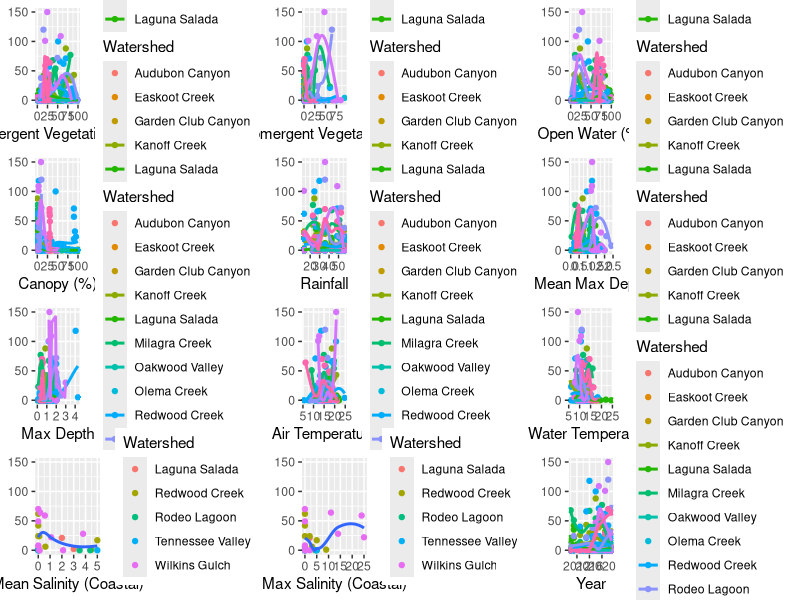

Here is the R script that generated this plot:
# plots of covariate raw data between years
library(ggplot2)
library(tidyverse)
library(cowplot)

setwd(here::here("code"))
between_year_data <- read_csv(here::here("data", "between_year_data.csv"))


#### mean_percent_emerg ####
# emergent vegetation vs. egg masses
emergent_plot <- between_year_data %>% 
  ggplot(aes(x=mean_percent_emerg, y=num_egg_masses, color=Watershed)) +
  geom_point() +
  geom_smooth(se=FALSE) +
  xlab("Emergent Vegetation (%)") +
  ylab(NULL) +
  ylim(0,150)

# emergent vs. time
emergent_BRD_plot <- between_year_data %>% 
  ggplot(aes(x=BRDYEAR, y=mean_percent_emerg, color=Watershed)) +
  geom_point() +
  geom_smooth()

#### mean_percent_sub ####
# submerg vs. egg masses
submergent_plot <- between_year_data %>% 
  ggplot(aes(x=mean_percent_sub, y=num_egg_masses, color=Watershed)) +
  geom_point() +
  geom_smooth(se=FALSE) +
  xlab("Submergent Vegetation (%)")  +
  ylab(NULL) +
  ylim(0,150)

## submerg vs. time
subemergent_BRD_plot <- between_year_data %>% 
  ggplot(aes(x=BRDYEAR, y=mean_percent_sub, color=Watershed)) +
  geom_point() +
  geom_smooth()

#### mean_percent_water ####
# open water vs. egg masses
open_water_plot <- between_year_data %>% 
  ggplot(aes(x=mean_percent_water, y=num_egg_masses, color=Watershed)) +
  geom_point() +
  geom_smooth(se=FALSE) +
  xlab("Open Water (%)") +
  ylab(NULL) +
  ylim(0,150)

## open water vs. time
open_water_BRD_plot <- between_year_data %>% 
  ggplot(aes(x=BRDYEAR, y=mean_percent_water, color=Watershed)) +
  geom_point() +
  geom_smooth()

#### interpolated_canopy ####
# canopy vs. egg masses
canopy_plot <- between_year_data %>% 
  ggplot(aes(x=interpolated_canopy, y=num_egg_masses, color=Watershed)) +
  geom_point() +
  geom_smooth(se=FALSE) +
  xlab("Canopy (%)") +
  ylab(NULL) +
  ylim(0,150)

## canopy vs. time
canopy_BRD_plot <- between_year_data %>% 
  ggplot(aes(x=BRDYEAR, y=interpolated_canopy, color=Watershed)) +
  geom_point() +
  geom_smooth()

#### yearly_rain ####
# yearly rain vs. egg masses
rain_plot <- between_year_data %>% 
  ggplot(aes(x=yearly_rain, y=num_egg_masses, color=Watershed)) +
  geom_point() +
  geom_smooth(se=FALSE) +
  xlab("Rainfall") +
  ylab(NULL) +
  ylim(0,150)

## yearly rain vs. time
rain_BRD_plot <- between_year_data %>% 
  ggplot(aes(x=BRDYEAR, y=yearly_rain, color=Watershed)) +
  geom_point() +
  geom_smooth()

#### mean_max_depth ####
# mean_max_depth vs. egg masses
mean_max_depth_plot <- between_year_data %>% 
  ggplot(aes(x=mean_max_depth, y=num_egg_masses, color=Watershed)) +
  geom_point() +
  geom_smooth(se=FALSE) +
  xlab("Mean Max Depth") +
  ylab(NULL) +
  ylim(0,150)

## mean_max_depth vs. time
mean_max_depth_BRD_plot <- between_year_data %>% 
  ggplot(aes(x=BRDYEAR, y=mean_max_depth, color=Watershed)) +
  geom_point() +
  geom_smooth()

#### max_depth ####
# max_depth vs. egg masses
max_depth_plot <- between_year_data %>% 
  ggplot(aes(x=max_depth, y=num_egg_masses, color=Watershed)) +
  geom_point() +
  geom_smooth(se=FALSE) +
  xlab("Max Depth") +
  ylab(NULL) +
  ylim(0,150)

## max_depth vs. time
max_depth_BRD_plot <- between_year_data %>% 
  ggplot(aes(x=BRDYEAR, y=max_depth, color=Watershed)) +
  geom_point() +
  geom_smooth()

#### AirTemp ####
# AirTemp vs. egg masses
AirTemp_plot <- between_year_data %>% 
  ggplot(aes(x=AirTemp, y=num_egg_masses, color=Watershed)) +
  geom_point() +
  geom_smooth(se=FALSE) +
  xlab("Air Temperature") +
  ylab(NULL) +
  ylim(0,150)

## AirTemp vs. time
AirTemp_BRD_plot <- between_year_data %>% 
  ggplot(aes(x=BRDYEAR, y=AirTemp, color=Watershed)) +
  geom_point() +
  geom_smooth()

#### WaterTemp ####
# WaterTemp vs. egg masses
WaterTemp_plot <- between_year_data %>% 
  ggplot(aes(x=WaterTemp, y=num_egg_masses, color=Watershed)) +
  geom_point() +
  geom_smooth(se=FALSE) +
  xlab("Water Temperature") +
  ylab(NULL) +
  ylim(0,150)

## WaterTemp vs. time
WaterTemp_BRD_plot <- between_year_data %>% 
  ggplot(aes(x=BRDYEAR, y=WaterTemp, color=Watershed)) +
  geom_point() +
  geom_smooth()

#### mean_salinity:CoastalSite ####
#TODO: do these look right?
coastal_between_year_data <- between_year_data %>% 
  filter(CoastalSite == TRUE)

# mean_salinity vs. egg masses
mean_salinity_plot <- coastal_between_year_data %>% 
  ggplot(aes(x=mean_salinity, y=num_egg_masses)) +
  geom_point(aes(color=Watershed)) +
  geom_smooth(se=FALSE) +
  xlab("Mean Salinity (Coastal)") +
  ylab(NULL) +
  ylim(0,150)

## mean_salinity vs. time
mean_salinity_BRD_plot <- coastal_between_year_data %>% 
  ggplot(aes(x=BRDYEAR, y=mean_salinity, color=Watershed)) +
  geom_point() +
  geom_smooth()

#### max_salinity:CoastalSite ####
# max_salinity vs. egg masses
max_salinity_plot <- coastal_between_year_data %>% 
  ggplot(aes(x=max_salinity, y=num_egg_masses)) +
  geom_point(aes(color=Watershed)) +
  geom_smooth(se=FALSE) +
  xlab("Max Salinity (Coastal)") +
  ylab(NULL) +
  ylim(0,150)

## max_salinity vs. time
max_salinity_BRD_plot <- coastal_between_year_data %>% 
  ggplot(aes(x=BRDYEAR, y=max_salinity, color=Watershed)) +
  geom_point() +
  geom_smooth()

#### year ####
# year vs. egg masses
egg_BRD_plot <- between_year_data %>% 
  ggplot(aes(x=BRDYEAR, y=num_egg_masses, color=Watershed)) +
  geom_point() +
  geom_smooth(se=FALSE) +
  xlab("Year") +
  ylab(NULL) +
  ylim(0,150)


#### combined output with egg masses####
# saved in Ouput folder
plot_grid(emergent_plot, submergent_plot, open_water_plot, canopy_plot, rain_plot, mean_max_depth_plot, max_depth_plot, AirTemp_plot, WaterTemp_plot, mean_salinity_plot, max_salinity_plot, egg_BRD_plot, nrow=4)
